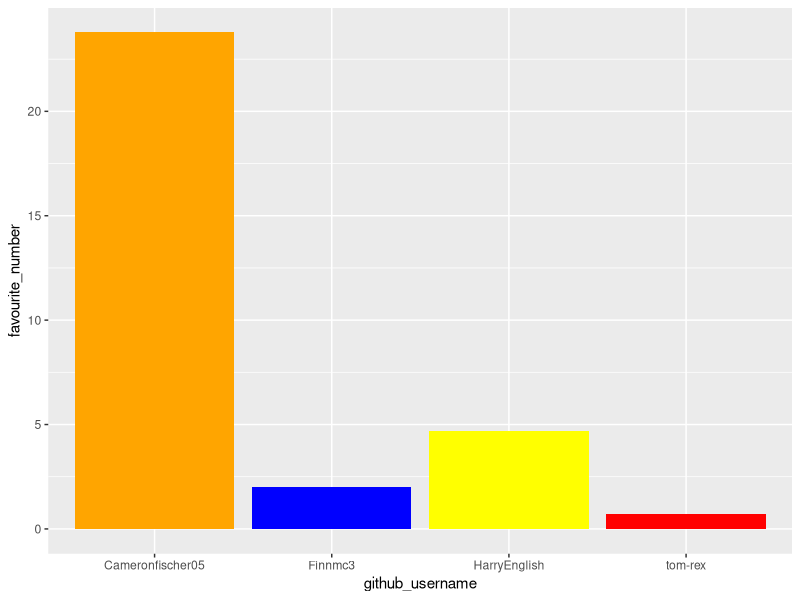
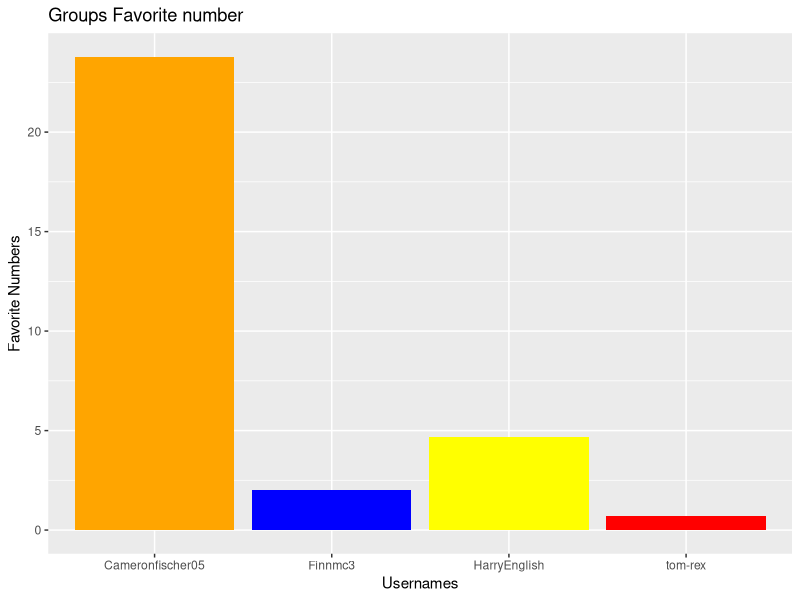
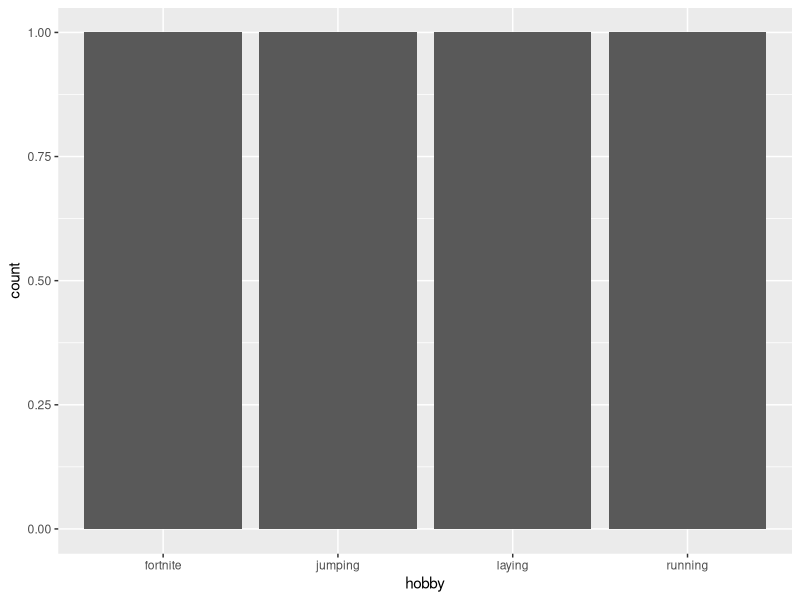

Generate these figures, in order, with R:
## ---- chunk 1
library(tidyverse) 
## ---- chunk 2
team_data <- tibble(
  name = c("Finn McLachlan", "Tom", 
           "Harry", "Cameron"),
  github_username = c("Finnmc3", "tom-rex", "HarryEnglish", 
                      "Cameronfischer05"), 
  colour = c("Blue", "Red", "Yellow", 
             "Orange"),
  hobby = c("running", "fortnite", "jumping", 
            "laying"),
  favourite_number = c(2, 0.7, 4.678, 23.78)
  )

team_data
## ---- chunk 3
p1 <- ggplot(data = team_data, 
             mapping = aes(x = github_username, 
                           y = favourite_number,
                           fill = colour), 
             ) +
   geom_col() +
   scale_fill_identity()
p1
## ---- chunk 4
p1 + labs(x = "Usernames", 
          y = "Favorite Numbers",
          title = "Groups Favorite number")
## ---- chunk 5
p2 <- ggplot(team_data, aes(x = hobby)) +
  geom_bar()
p2
